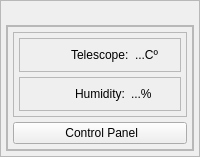
     <widget class="QFrame" name="menuleft">
      <property name="maximumSize">
       <size>
        <width>300</width>
        <height>16777215</height>
       </size>
      </property>
      <property name="frameShape">
       <enum>QFrame::Shape::StyledPanel</enum>
      </property>
      <property name="frameShadow">
       <enum>QFrame::Shadow::Raised</enum>
      </property>
      <layout class="QVBoxLayout" name="verticalLayout_21" stretch="0,0">
       <property name="spacing">
        <number>5</number>
       </property>
       <property name="leftMargin">
        <number>5</number>
       </property>
       <property name="topMargin">
        <number>5</number>
       </property>
       <property name="rightMargin">
        <number>5</number>
       </property>
       <property name="bottomMargin">
        <number>5</number>
       </property>
       <item>
        <widget class="QLabel" name="brand_logo">
         <property name="minimumSize">
          <size>
           <width>0</width>
           <height>0</height>
          </size>
         </property>
         <property name="maximumSize">
          <size>
           <width>16777215</width>
           <height>100</height>
          </size>
         </property>
         <property name="statusTip">
          <string/>
         </property>
         <property name="text">
          <string notr="true"/>
         </property>
         <property name="textFormat">
          <enum>Qt::TextFormat::RichText</enum>
         </property>
         <property name="pixmap">
          <pixmap resource="../resources/resources.qrc">:/images/full_logo_nobg.png</pixmap>
         </property>
         <property name="scaledContents">
          <bool>true</bool>
         </property>
        </widget>
       </item>
       <item>
        <widget class="QFrame" name="ml_content">
         <property name="frameShape">
          <enum>QFrame::Shape::StyledPanel</enum>
         </property>
         <property name="frameShadow">
          <enum>QFrame::Shadow::Raised</enum>
         </property>
         <layout class="QVBoxLayout" name="verticalLayout_6">
          <property name="spacing">
           <number>0</number>
          </property>
          <property name="leftMargin">
           <number>0</number>
          </property>
          <property name="topMargin">
           <number>0</number>
          </property>
          <property name="rightMargin">
           <number>0</number>
          </property>
          <property name="bottomMargin">
           <number>0</number>
          </property>
          <item>
           <widget class="QFrame" name="ml_frame0">
            <property name="frameShape">
             <enum>QFrame::Shape::StyledPanel</enum>
            </property>
            <property name="frameShadow">
             <enum>QFrame::Shadow::Raised</enum>
            </property>
            <layout class="QVBoxLayout" name="verticalLayout_22">
             <property name="spacing">
              <number>5</number>
             </property>
             <property name="leftMargin">
              <number>5</number>
             </property>
             <property name="topMargin">
              <number>5</number>
             </property>
             <property name="rightMargin">
              <number>5</number>
             </property>
             <property name="bottomMargin">
              <number>5</number>
             </property>
             <item>
              <widget class="QFrame" name="ml_frame1">
               <property name="frameShape">
                <enum>QFrame::Shape::StyledPanel</enum>
               </property>
               <property name="frameShadow">
                <enum>QFrame::Shadow::Raised</enum>
               </property>
               <layout class="QVBoxLayout" name="verticalLayout_3">
                <property name="spacing">
                 <number>5</number>
                </property>
                <property name="leftMargin">
                 <number>5</number>
                </property>
                <property name="topMargin">
                 <number>5</number>
                </property>
                <property name="rightMargin">
                 <number>5</number>
                </property>
                <property name="bottomMargin">
                 <number>5</number>
                </property>
                <item alignment="Qt::AlignmentFlag::AlignTop">
                 <widget class="QFrame" name="ml_frameA">
                  <property name="frameShape">
                   <enum>QFrame::Shape::StyledPanel</enum>
                  </property>
                  <property name="frameShadow">
                   <enum>QFrame::Shadow::Raised</enum>
                  </property>
                  <layout class="QHBoxLayout" name="horizontalLayout_2">
                   <item alignment="Qt::AlignmentFlag::AlignLeft">
                    <widget class="QLabel" name="ml_label1A">
                     <property name="text">
                      <string/>
                     </property>
                     <property name="pixmap">
                      <pixmap resource="../resources/resources.qrc">:/icons/device_thermostat.svg</pixmap>
                     </property>
                    </widget>
                   </item>
                   <item alignment="Qt::AlignmentFlag::AlignLeft">
                    <widget class="QLabel" name="ml_label2A">
                     <property name="text">
                      <string>Telescope:</string>
                     </property>
                    </widget>
                   </item>
                   <item>
                    <widget class="QLabel" name="ml_label3A">
                     <property name="text">
                      <string>...Cº</string>
                     </property>
                    </widget>
                   </item>
                  </layout>
                 </widget>
                </item>
                <item alignment="Qt::AlignmentFlag::AlignTop">
                 <widget class="QFrame" name="ml_frameC">
                  <property name="frameShape">
                   <enum>QFrame::Shape::StyledPanel</enum>
                  </property>
                  <property name="frameShadow">
                   <enum>QFrame::Shadow::Raised</enum>
                  </property>
                  <layout class="QHBoxLayout" name="horizontalLayout_5">
                   <item alignment="Qt::AlignmentFlag::AlignLeft">
                    <widget class="QLabel" name="ml_label1C">
                     <property name="text">
                      <string/>
                     </property>
                     <property name="pixmap">
                      <pixmap resource="../resources/resources.qrc">:/icons/humidity.svg</pixmap>
                     </property>
                    </widget>
                   </item>
                   <item alignment="Qt::AlignmentFlag::AlignLeft">
                    <widget class="QLabel" name="ml_label2C">
                     <property name="text">
                      <string>Humidity:</string>
                     </property>
                    </widget>
                   </item>
                   <item>
                    <widget class="QLabel" name="ml_label3C">
                     <property name="text">
                      <string>...%</string>
                     </property>
                    </widget>
                   </item>
                  </layout>
                 </widget>
                </item>
               </layout>
              </widget>
             </item>
             <item>
              <widget class="QPushButton" name="ml_button1">
               <property name="maximumSize">
                <size>
                 <width>16777215</width>
                 <height>35</height>
                </size>
               </property>
               <property name="text">
                <string> Control Panel</string>
               </property>
               <property name="icon">
                <iconset>
                 <normaloff>:/icons/resources/build_edit.png</normaloff>:/icons/resources/build_edit.png</iconset>
               </property>
              </widget>
             </item>
            </layout>
           </widget>
          </item>
         </layout>
        </widget>
       </item>
      </layout>
     </widget>
